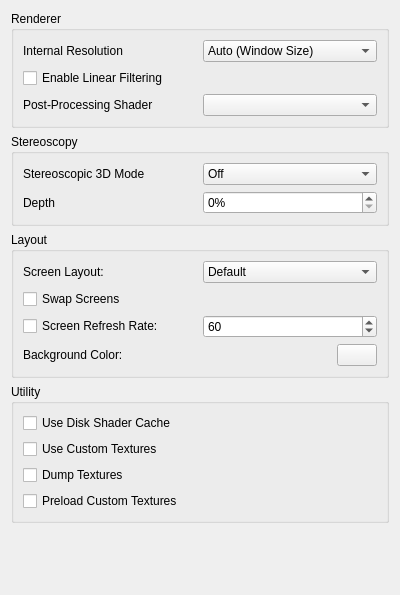
<?xml version="1.0" encoding="UTF-8"?>
<ui version="4.0">
 <class>ConfigureEnhancements</class>
 <widget class="QWidget" name="ConfigureEnhancements">
  <property name="geometry">
   <rect>
    <x>0</x>
    <y>0</y>
    <width>400</width>
    <height>595</height>
   </rect>
  </property>
  <property name="minimumSize">
   <size>
    <width>0</width>
    <height>0</height>
   </size>
  </property>
  <property name="windowTitle">
   <string>Form</string>
  </property>
  <layout class="QVBoxLayout" name="verticalLayout">
   <item>
    <widget class="QGroupBox" name="rendererBox">
     <property name="title">
      <string>Renderer</string>
     </property>
     <layout class="QVBoxLayout" name="verticalLayout_6">
      <item>
       <layout class="QHBoxLayout" name="horizontalLayout">
        <item>
         <widget class="QLabel" name="label">
          <property name="text">
           <string>Internal Resolution</string>
          </property>
         </widget>
        </item>
        <item>
         <widget class="QComboBox" name="resolution_factor_combobox">
          <item>
           <property name="text">
            <string>Auto (Window Size)</string>
           </property>
          </item>
          <item>
           <property name="text">
            <string>Native (400x240)</string>
           </property>
          </item>
          <item>
           <property name="text">
            <string>2x Native (800x480)</string>
           </property>
          </item>
          <item>
           <property name="text">
            <string>3x Native (1200x720)</string>
           </property>
          </item>
          <item>
           <property name="text">
            <string>4x Native (1600x960)</string>
           </property>
          </item>
          <item>
           <property name="text">
            <string>5x Native (2000x1200)</string>
           </property>
          </item>
          <item>
           <property name="text">
            <string>6x Native (2400x1440)</string>
           </property>
          </item>
          <item>
           <property name="text">
            <string>7x Native (2800x1680)</string>
           </property>
          </item>
          <item>
           <property name="text">
            <string>8x Native (3200x1920)</string>
           </property>
          </item>
          <item>
           <property name="text">
            <string>9x Native (3600x2160)</string>
           </property>
          </item>
          <item>
           <property name="text">
            <string>10x Native (4000x2400)</string>
           </property>
          </item>
         </widget>
        </item>
       </layout>
      </item>
      <item>
       <widget class="QCheckBox" name="toggle_linear_filter">
        <property name="text">
         <string>Enable Linear Filtering</string>
        </property>
       </widget>
      </item>
      <item>
       <layout class="QHBoxLayout" name="horizontalLayout_11">
        <item>
         <widget class="QLabel" name="label_2">
          <property name="text">
           <string>Post-Processing Shader</string>
          </property>
         </widget>
        </item>
        <item>
         <widget class="QComboBox" name="shader_combobox"/>
        </item>
       </layout>
      </item>
     </layout>
    </widget>
   </item>
   <item>
    <widget class="QGroupBox" name="groupBox">
     <property name="title">
      <string>Stereoscopy</string>
     </property>
     <layout class="QVBoxLayout" name="verticalLayout_4">
      <item>
       <layout class="QHBoxLayout" name="horizontalLayout_5">
        <item>
         <widget class="QLabel" name="label_4">
          <property name="text">
           <string>Stereoscopic 3D Mode</string>
          </property>
         </widget>
        </item>
        <item>
         <widget class="QComboBox" name="render_3d_combobox">
          <item>
           <property name="text">
            <string>Off</string>
           </property>
          </item>
          <item>
           <property name="text">
            <string>Side by Side</string>
           </property>
          </item>
          <item>
           <property name="text">
            <string>Anaglyph</string>
           </property>
          </item>
         </widget>
        </item>
       </layout>
      </item>
      <item>
       <layout class="QHBoxLayout" name="horizontalLayout_7">
        <item>
         <widget class="QLabel" name="label_3">
          <property name="text">
           <string>Depth</string>
          </property>
         </widget>
        </item>
        <item>
         <widget class="QSpinBox" name="factor_3d">
          <property name="suffix">
           <string>%</string>
          </property>
          <property name="minimum">
           <number>0</number>
          </property>
          <property name="maximum">
           <number>100</number>
          </property>
          <property name="value">
           <number>0</number>
          </property>
         </widget>
        </item>
       </layout>
      </item>
     </layout>
    </widget>
   </item>
   <item>
    <widget class="QGroupBox" name="layoutBox">
     <property name="title">
      <string>Layout</string>
     </property>
     <layout class="QVBoxLayout" name="verticalLayout_3">
      <item>
       <layout class="QHBoxLayout" name="horizontalLayout_4">
        <item>
         <widget class="QLabel" name="label1">
          <property name="text">
           <string>Screen Layout:</string>
          </property>
         </widget>
        </item>
        <item>
         <widget class="QComboBox" name="layout_combobox">
          <item>
           <property name="text">
            <string>Default</string>
           </property>
          </item>
          <item>
           <property name="text">
            <string>Single Screen</string>
           </property>
          </item>
          <item>
           <property name="text">
            <string>Medium Screen</string>
           </property>
          </item>
          <item>
           <property name="text">
            <string>Large Screen</string>
           </property>
          </item>
          <item>
           <property name="text">
            <string>Side by Side</string>
           </property>
          </item>
         </widget>
        </item>
       </layout>
      </item>
      <item>
       <widget class="QCheckBox" name="swap_screen">
        <property name="text">
         <string>Swap Screens</string>
        </property>
       </widget>
      </item>
      <item>
       <layout class="QHBoxLayout" name="horizontalLayout_9">
        <item>
         <widget class="QCheckBox" name="custom_refresh_rate">
          <property name="text">
           <string>Screen Refresh Rate:</string>
          </property>
         </widget>
        </item>
        <item>
         <widget class="QSpinBox" name="screen_refresh_rate">
          <property name="minimum">
           <number>1</number>
          </property>
          <property name="maximum">
           <number>999</number>
          </property>
          <property name="value">
           <number>60</number>
          </property>
         </widget>
        </item>
       </layout>
      </item>
      <item>
       <layout class="QHBoxLayout" name="horizontalLayout_6">
        <item>
         <widget class="QLabel" name="bg_label">
          <property name="text">
           <string>Background Color:</string>
          </property>
         </widget>
        </item>
        <item>
         <widget class="QPushButton" name="bg_button">
          <property name="maximumSize">
           <size>
            <width>40</width>
            <height>16777215</height>
           </size>
          </property>
         </widget>
        </item>
       </layout>
      </item>
     </layout>
    </widget>
   </item>
   <item>
    <widget class="QGroupBox" name="utilityBox">
     <property name="title">
      <string>Utility</string>
     </property>
     <layout class="QVBoxLayout" name="verticalLayout_8">
      <item>
       <widget class="QCheckBox" name="toggle_disk_shader_cache">
        <property name="text">
         <string>Use Disk Shader Cache</string>
        </property>
       </widget>
      </item>
      <item>
       <widget class="QCheckBox" name="toggle_custom_textures">
        <property name="toolTip">
         <string>&lt;html&gt;&lt;head/&gt;&lt;body&gt;&lt;p&gt;Replace textures with PNG files.&lt;/p&gt;&lt;p&gt;Textures are loaded from load/textures/[Title ID]/.&lt;/p&gt;&lt;/body&gt;&lt;/html&gt;</string>
        </property>
        <property name="text">
         <string>Use Custom Textures</string>
        </property>
       </widget>
      </item>
      <item>
       <widget class="QCheckBox" name="toggle_dump_textures">
        <property name="toolTip">
         <string>&lt;html&gt;&lt;head/&gt;&lt;body&gt;&lt;p&gt;Dump textures to PNG files.&lt;/p&gt;&lt;p&gt;Textures are dumped to dump/textures/[Title ID]/.&lt;/p&gt;&lt;/body&gt;&lt;/html&gt;</string>
        </property>
        <property name="text">
         <string>Dump Textures</string>
        </property>
       </widget>
      </item>
      <item>
       <widget class="QCheckBox" name="toggle_preload_textures">
        <property name="toolTip">
         <string>&lt;html&gt;&lt;head/&gt;&lt;body&gt;&lt;p&gt;Load all custom textures into memory on boot, instead of loading them when the game requires them.&lt;/p&gt;&lt;/body&gt;&lt;/html&gt;</string>
        </property>
        <property name="text">
         <string>Preload Custom Textures</string>
        </property>
       </widget>
      </item>
     </layout>
    </widget>
   </item>
   <item>
    <spacer name="verticalSpacer">
     <property name="orientation">
      <enum>Qt::Vertical</enum>
     </property>
     <property name="sizeHint" stdset="0">
      <size>
       <width>20</width>
       <height>165</height>
      </size>
     </property>
    </spacer>
   </item>
  </layout>
 </widget>
 <resources/>
 <connections/>
</ui>
